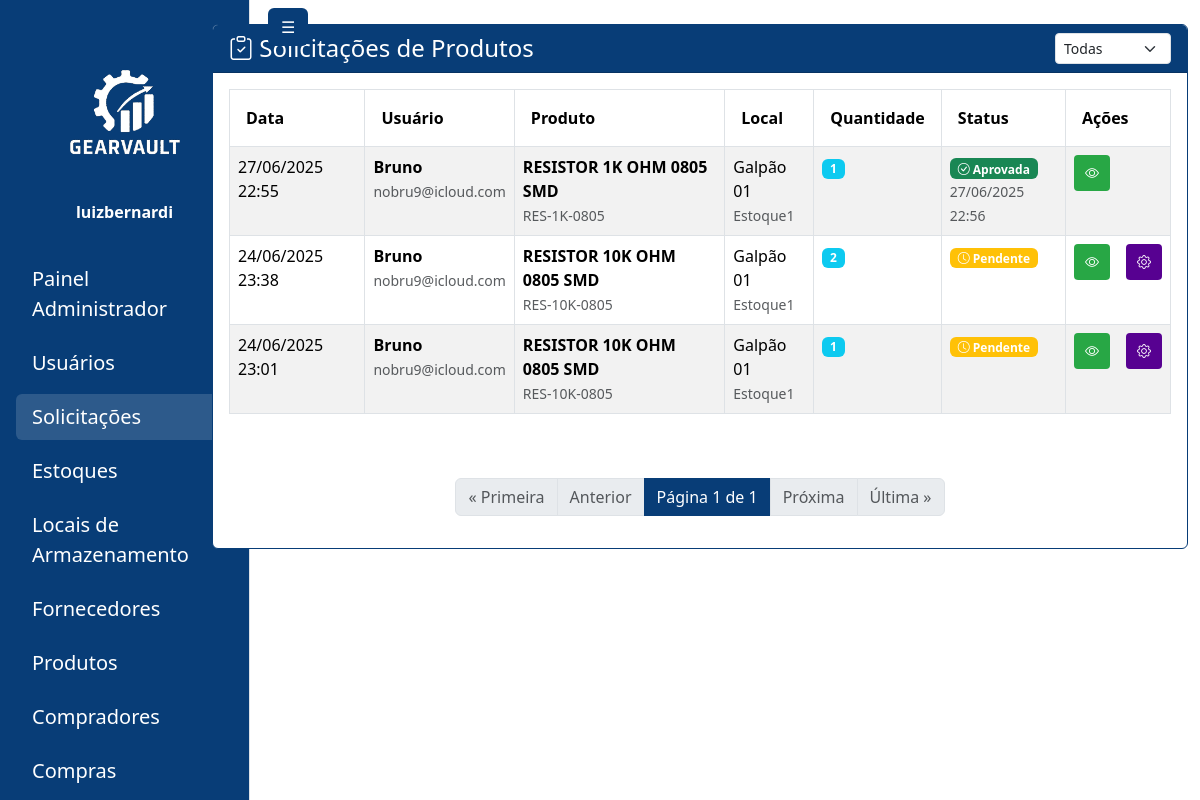
Page /administrador/solicitacoes/ (signed in) on the earlier database version.
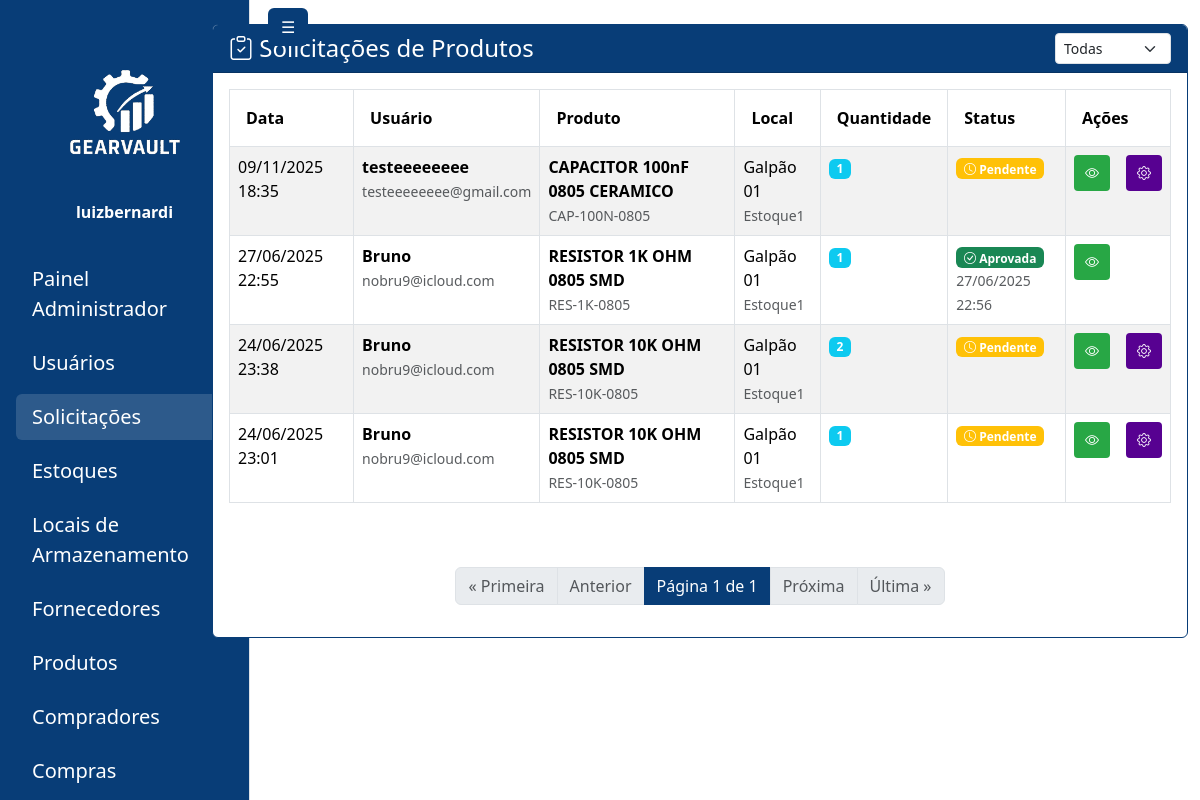
Same page on the later database version.
### gearvault/models.py (models this page shows, shortened)
class SolicitacaoProduto(models.Model):
    STATUS_CHOICES = [
        ('PENDENTE', 'Pendente'),
        ('APROVADA', 'Aprovada'),
        ('REJEITADA', 'Rejeitada'),
    ]
    usuario = models.ForeignKey(
        get_user_model(), on_delete=models.CASCADE, related_name='solicitacoes')
    produto = models.ForeignKey(Produto, on_delete=models.CASCADE)
    local = models.ForeignKey(LocalArmazenamento, on_delete=models.CASCADE)
    quantidade = models.PositiveIntegerField()
    justificativa = models.TextField(
        help_text="Justificativa para a solicitação")
    status = models.CharField(
        max_length=10, choices=STATUS_CHOICES, default='PENDENTE')
    data_solicitacao = models.DateTimeField(auto_now_add=True)
    data_resposta = models.DateTimeField(null=True, blank=True)
    resposta_admin = models.TextField(
        blank=True, null=True, help_text="Resposta do administrador")
    admin_responsavel = models.ForeignKey(
        get_user_model(),
        on_delete=models.SET_NULL,
        null=True,
        blank=True,
        related_name='solicitacoes_processadas'
    )
    class Meta:
        ordering = ['-data_solicitacao']
        verbose_name = 'Solicitação de Produto'
        verbose_name_plural = 'Solicitações de Produtos'

class Produto(models.Model):
    nome = models.CharField(max_length=255)
    codigo = models.CharField(max_length=100, unique=True)
    categoria = models.CharField(max_length=100, blank=True, null=True)
    descricao = models.TextField(blank=True, null=True)
    fornecedores = models.ManyToManyField(
        Fornecedor, blank=True, related_name='produtos')
    imagem = models.ImageField(upload_to='produtos/', blank=True, null=True)

class LocalArmazenamento(models.Model):
    estoque = models.ForeignKey(Estoque, on_delete=models.CASCADE, related_name='locais')
    nome = models.CharField(max_length=255)
    descricao = models.TextField(blank=True, null=True)

class Estoque(models.Model):
    nome = models.CharField(max_length=255)
    descricao = models.TextField(blank=True, null=True)

### gearvault/views.py (the view)
# urls.py: path('solicitacoes/', views.admin_solicitacoes, name='admin_solicitacoes'),
@login_required
def admin_solicitacoes(request):
    if request.user.profile.role != 'ADMIN':
        return redirect('login')
    from .models import SolicitacaoProduto
    status_filter = request.GET.get('status', 'TODAS')
    solicitacoes_list = SolicitacaoProduto.objects.select_related(
        'usuario', 'produto', 'local', 'local__estoque'
    ).order_by('-data_solicitacao')
    if status_filter and status_filter != 'TODAS':
        solicitacoes_list = solicitacoes_list.filter(status=status_filter)
    paginator = Paginator(solicitacoes_list, 15)
    page_number = request.GET.get('page')
    solicitacoes = paginator.get_page(page_number)
    contexto = {
        'sidebar_links': get_sidebar_links(request.user),
        'solicitacoes': solicitacoes,
        'status_filter': status_filter,
    }
    return render(request, 'pages/admin/solicitacoes_list.html', contexto)

### gearvault/views.py (called while the page is built, shortened)
def get_sidebar_links(user):
    role = getattr(user.profile, 'role', None)
    if role == 'ADMIN':
        return [
            {'url': '/administrador/painel/', 'label': 'Painel Administrador'},
            {'url': '/administrador/usuarios/', 'label': 'Usuários'},
            {'url': '/administrador/solicitacoes/', 'label': 'Solicitações'},
            {'url': '/administrador/estoques/', 'label': 'Estoques'},
            {'url': '/administrador/locais/', 'label': 'Locais de Armazenamento'},
            {'url': '/administrador/fornecedores/', 'label': 'Fornecedores'},
            {'url': '/administrador/produtos/', 'label': 'Produtos'},
            {'url': '/administrador/compradores/', 'label': 'Compradores'},
            {'url': '/administrador/compras/', 'label': 'Compras'},
        ]
    return []

### gearvault/templates/pages/admin/solicitacoes_list.html (shortened to what the changed rows need)
{% extends 'base.html' %}
{% load static %}
{% block content %}
<div class="container-fluid" id="main-content-panel">
  <div class="row">
    <div class="col-md-2" id="sidebar-panel">
      {% include 'sidebar.html' %}
    </div>
    <div class="col-md-10" id="painel-content">
      <div class="card mt-4 mb-4" style="border: 1px solid #083D77;">
        <div class="card-body">
          {% if solicitacoes %}
            <div class="table-responsive">
              <table class="table table-striped table-bordered">
                <thead>
                  <tr>
                    <th class="py-3 px-3">Data</th>
                    <th class="py-3 px-3">Usuário</th>
                    <th class="py-3 px-3">Produto</th>
                    <th class="py-3 px-3">Local</th>
                    <th class="py-3 px-3">Quantidade</th>
                    <th class="py-3 px-3">Status</th>
                    <th class="py-3 px-3">Ações</th>
                  </tr>
                </thead>
                <tbody>
                  {% for solicitacao in solicitacoes %}
                    <tr {% if solicitacao.status == 'PENDENTE' %}{% endif %}>
                      <td class="py-2">{{ solicitacao.data_solicitacao|date:"d/m/Y H:i" }}</td>
                      <td class="py-2">
                        <strong>{{ solicitacao.usuario.get_full_name|default:solicitacao.usuario.username }}</strong><br>
                        <small class="text-muted">{{ solicitacao.usuario.email }}</small>
                      </td>
                      <td class="py-2">
                        <strong>{{ solicitacao.produto.nome }}</strong><br>
                        <small class="text-muted">{{ solicitacao.produto.codigo }}</small>
                      </td>
                      <td class="py-2">
                        {{ solicitacao.local.nome }}<br>
                        <small class="text-muted">{{ solicitacao.local.estoque.nome }}</small>
                      </td>
                      <td class="py-2">
                        <span class="badge bg-info">{{ solicitacao.quantidade }}</span>
                      </td>
                      <td class="py-2">
                        {% if solicitacao.status == 'PENDENTE' %}
                          <span class="badge bg-warning">
                            <i class="bi bi-clock"></i> Pendente
                          </span>
                        {% elif solicitacao.status == 'APROVADA' %}
                          <span class="badge bg-success">
                            <i class="bi bi-check-circle"></i> Aprovada
                          </span>
                        {% elif solicitacao.status == 'REJEITADA' %}
                          <span class="badge bg-danger">
                            <i class="bi bi-x-circle"></i> Rejeitada
                          </span>
                        {% endif %}
                        {% if solicitacao.data_resposta %}
                          <br><small class="text-muted">{{ solicitacao.data_resposta|date:"d/m/Y H:i" }}</small>
                        {% endif %}
                      </td>
                      <td class="py-2">
                        <div class="d-flex gap-3">
                          <button class="btn btn-sm d-inline-flex align-items-center justify-content-center text-white"
                      style="width: 36px; height: 36px; background-color: #28a745;"
                                  data-bs-toggle="modal"
                                  data-bs-target="#detalhesSolicitacaoModal"
                                  data-solicitacao-id="{{ solicitacao.id }}"
                                  data-usuario="{{ solicitacao.usuario.get_full_name|default:solicitacao.usuario.username }}"
                                  data-email="{{ solicitacao.usuario.email }}"
                                  data-produto="{{ solicitacao.produto.nome }}"
                                  data-codigo="{{ solicitacao.produto.codigo }}"
                                  data-local="{{ solicitacao.local.nome }}"
                                  data-estoque="{{ solicitacao.local.estoque.nome }}"
                                  data-quantidade="{{ solicitacao.quantidade }}"
                                  data-justificativa="{{ solicitacao.justificativa }}"
                                  data-status="{{ solicitacao.get_status_display }}"
                                  data-data-solicitacao="{{ solicitacao.data_solicitacao|date:'d/m/Y H:i' }}"
                                  title="Ver Detalhes">
                            <i class="bi bi-eye"></i>
                          </button>
                          {% if solicitacao.status == 'PENDENTE' %}
                            <a href="{% url 'admin_processar_solicitacao' solicitacao.id %}"
                               class="btn btn-sm d-inline-flex align-items-center justify-content-center text-white"
                      style="width: 36px; height: 36px; background-color:rgb(87, 1, 145);"
                               title="Processar Solicitação">
                              <i class="bi bi-gear"></i>
                            </a>
                          {% endif %}
                        </div>
                      </td>
                    </tr>
                  {% endfor %}
                </tbody>
              </table>
            </div>
          {% else %}
            <div class="text-center py-5">
              <i class="bi bi-inbox display-1 text-muted"></i>
              <p class="text-muted mt-3">Nenhuma solicitação encontrada para o filtro selecionado.</p>
            </div>
          {% endif %}
        </div>
      </div>
    </div>
  </div>
</div>
{% endblock %}

### templates/sidebar.html (shortened to what this page needs)
{% load static %}
<div id="sidebar" class="position-fixed top-0 start-0 vh-100 text-white d-flex flex-column pt-5 border-end" style="background-color: #083D77; width: 250px; transition: transform 0.3s ease;">
  <div class="text-center mb-4 pt-3">
    <img src="{% static 'assets/LogoGearvaultBranco.png' %}" alt="Logo GearVault" style="width: 120px;" class="mb-3" />
    <strong class="d-block">{{ user.username }}</strong>
  </div>
  <nav class="flex-grow-1">
    <ul class="nav flex-column px-3">
      {% if sidebar_links %}
        {% for link in sidebar_links %}
          <li class="nav-item mt-2">
            <a href="{{ link.url }}" class="nav-link text-white fs-5 rounded px-3 py-2 link-hover{% if request.path == link.url %} active-link{% endif %}">{{ link.label }}</a>
          </li>
        {% endfor %}
      {% else %}
        <li class="nav-item text-white px-3">Nenhum link disponível</li>
      {% endif %}
    </ul>
  </nav>
  <div class="mt-auto">
    <a href="{% url 'logout' %}" class="text-white d-block px-3 py-2 pb-3 text-decoration-none text-center"> Sair</a>
  </div>
</div>
<button id="toggleSidebarBtn" type="button" class="btn position-fixed top-0" style="background-color: #083D77;
  color: white; left: 260px; z-index: 1050; transition: left 0.3s ease; margin: 0.5rem;">☰</button>

Differences in the rows shown:
added SolicitacaoProduto: data_solicitacao "09/11/2025 18:35", usuario.get_full_name "testeeeeeeee", usuario.email "testeeeeeeee@gmail.com", produto.nome "CAPACITOR 100nF 0805 CERAMICO", produto.codigo "CAP-100N-0805", local.nome "Galpão 01", local.estoque.nome "Estoque1", quantidade "1", status "PENDENTE" (drawn)
